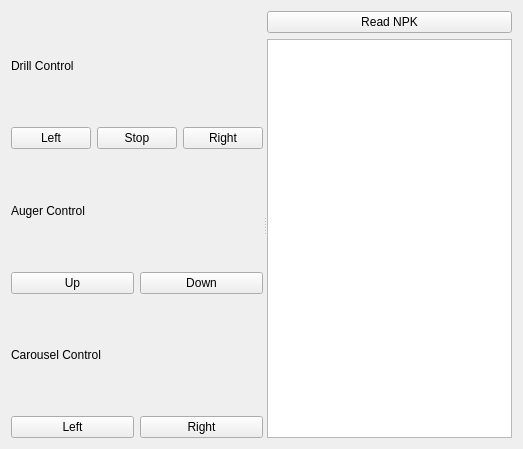
<?xml version="1.0" encoding="UTF-8"?>
<ui version="4.0">
 <class>Form</class>
 <widget class="QWidget" name="Form">
  <property name="geometry">
   <rect>
    <x>0</x>
    <y>0</y>
    <width>523</width>
    <height>449</height>
   </rect>
  </property>
  <property name="windowTitle">
   <string>Form</string>
  </property>
  <layout class="QVBoxLayout" name="verticalLayout_3">
   <item>
    <widget class="QSplitter" name="splitter">
     <property name="orientation">
      <enum>Qt::Horizontal</enum>
     </property>
     <widget class="QWidget" name="verticalLayoutWidget">
      <layout class="QVBoxLayout" name="verticalLayout">
       <item>
        <widget class="QLabel" name="label">
         <property name="text">
          <string>Drill Control</string>
         </property>
        </widget>
       </item>
       <item>
        <layout class="QHBoxLayout" name="horizontalLayout_2">
         <item>
          <widget class="QPushButton" name="drillLeftPushButton">
           <property name="text">
            <string>Left</string>
           </property>
          </widget>
         </item>
         <item>
          <widget class="QPushButton" name="drillStopPushButton">
           <property name="text">
            <string>Stop</string>
           </property>
          </widget>
         </item>
         <item>
          <widget class="QPushButton" name="drillRightPushButton">
           <property name="text">
            <string>Right</string>
           </property>
          </widget>
         </item>
        </layout>
       </item>
       <item>
        <widget class="QLabel" name="label_2">
         <property name="text">
          <string>Auger Control</string>
         </property>
        </widget>
       </item>
       <item>
        <layout class="QHBoxLayout" name="horizontalLayout_3">
         <item>
          <widget class="QPushButton" name="augerDownPushButton">
           <property name="text">
            <string>Up</string>
           </property>
          </widget>
         </item>
         <item>
          <widget class="QPushButton" name="augerUpPushButton">
           <property name="text">
            <string>Down</string>
           </property>
          </widget>
         </item>
        </layout>
       </item>
       <item>
        <widget class="QLabel" name="label_3">
         <property name="text">
          <string>Carousel Control</string>
         </property>
        </widget>
       </item>
       <item>
        <layout class="QHBoxLayout" name="horizontalLayout_4">
         <item>
          <widget class="QPushButton" name="carouselRightPushButton">
           <property name="text">
            <string>Left</string>
           </property>
          </widget>
         </item>
         <item>
          <widget class="QPushButton" name="carouselLeftPushButton">
           <property name="text">
            <string>Right</string>
           </property>
          </widget>
         </item>
        </layout>
       </item>
      </layout>
     </widget>
     <widget class="QWidget" name="verticalLayoutWidget_2">
      <layout class="QVBoxLayout" name="verticalLayout_2">
       <item>
        <widget class="QPushButton" name="readNPKPushButton">
         <property name="text">
          <string>Read NPK</string>
         </property>
        </widget>
       </item>
       <item>
        <widget class="QTextBrowser" name="NPKOutput"/>
       </item>
      </layout>
     </widget>
    </widget>
   </item>
  </layout>
 </widget>
 <resources/>
 <connections/>
</ui>
